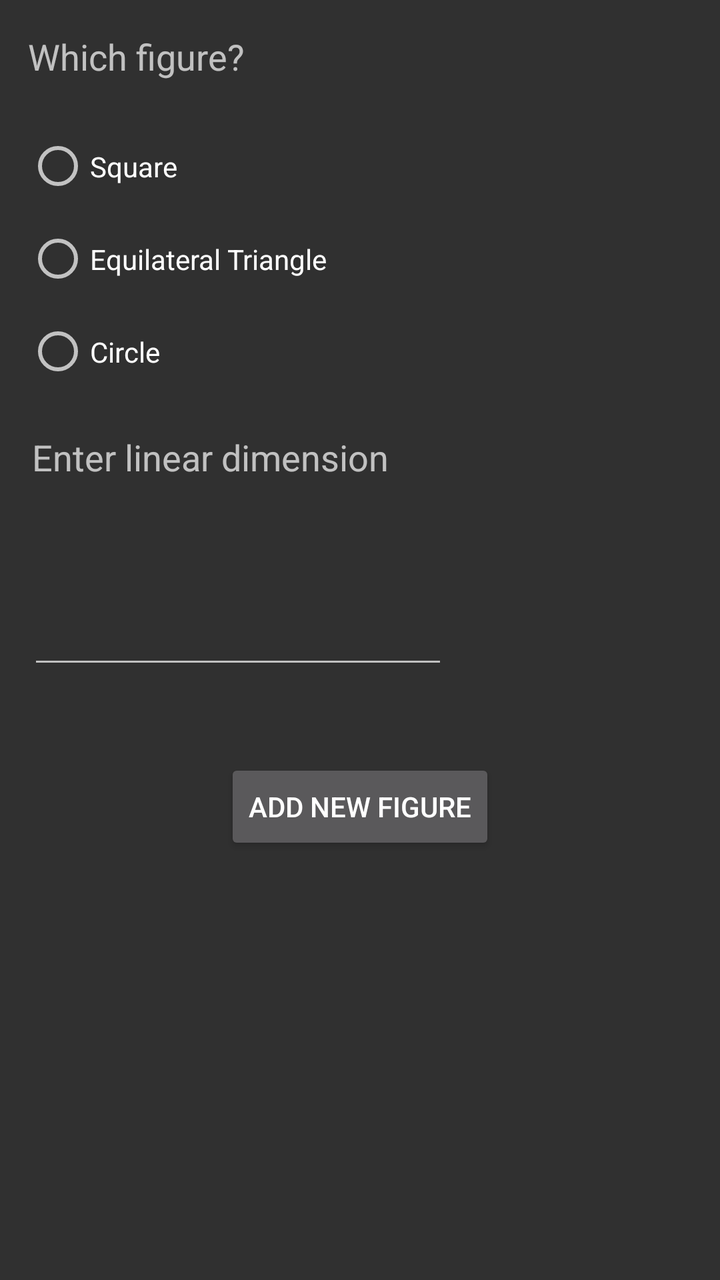
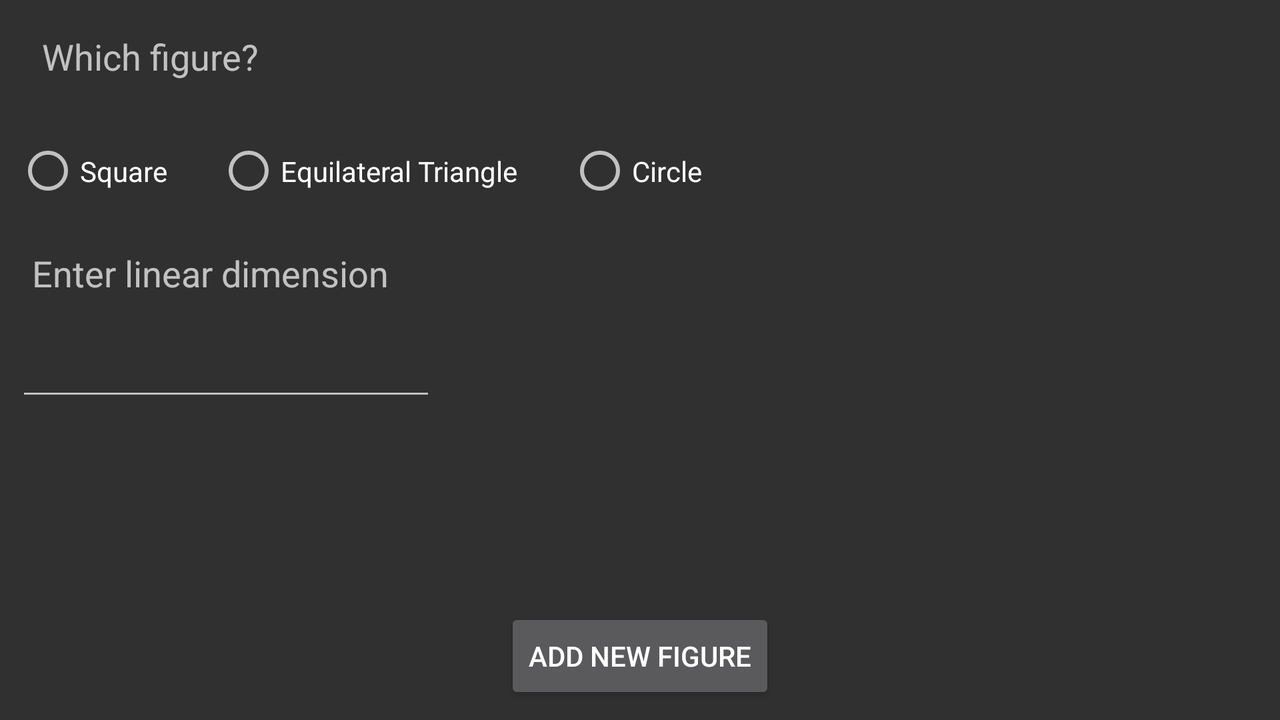

The same Android screen from two of the app's own layout files: first res/layout/ as a phone draws it, then the author's variant for another configuration, drawn on a device whose configuration selects that folder. Both files follow.
<!-- AndroidManifest.xml: application theme GreenDarky -->
<!-- res/layout/activity_add.xml -->
<?xml version="1.0" encoding="utf-8"?>
<android.support.constraint.ConstraintLayout xmlns:android="http://schemas.android.com/apk/res/android"
    xmlns:app="http://schemas.android.com/apk/res-auto"
    xmlns:tools="http://schemas.android.com/tools"
    android:layout_width="match_parent"
    android:layout_height="match_parent"
    android:theme="@style/GreenDarky"
    tools:context=".AddActivity">

    <TextView
        android:id="@+id/AA_textView_Type"
        android:layout_width="wrap_content"
        android:layout_height="wrap_content"
        android:layout_marginStart="8dp"
        android:layout_marginLeft="8dp"
        android:layout_marginTop="16dp"
        android:layout_marginEnd="8dp"
        android:layout_marginRight="8dp"
        android:text="@string/AA_label_type"
        android:textSize="18sp"
        app:layout_constraintEnd_toEndOf="parent"
        app:layout_constraintHorizontal_bias="0.025"
        app:layout_constraintStart_toStartOf="parent"
        app:layout_constraintTop_toTopOf="parent" />

    <TextView
        android:id="@+id/AA_textView_dimension"
        android:layout_width="wrap_content"
        android:layout_height="30dp"
        android:layout_marginStart="16dp"
        android:layout_marginLeft="16dp"
        android:layout_marginTop="176dp"
        android:text="@string/AA_label_dimension"
        android:textSize="18sp"
        app:layout_constraintStart_toStartOf="parent"
        app:layout_constraintTop_toBottomOf="@+id/AA_textView_Type" />

    <RadioGroup
        android:id="@+id/radioGroup"
        android:layout_width="307dp"
        android:layout_height="139dp"
        android:layout_marginStart="8dp"
        android:layout_marginLeft="8dp"
        android:layout_marginTop="60dp"
        android:layout_marginEnd="8dp"
        android:layout_marginRight="8dp"
        android:orientation="vertical"
        app:layout_constraintEnd_toEndOf="parent"
        app:layout_constraintHorizontal_bias="0.131"
        app:layout_constraintStart_toStartOf="parent"
        app:layout_constraintTop_toTopOf="parent">

        <RadioButton
            android:id="@+id/AA_radioB_square"
            android:layout_width="wrap_content"
            android:layout_height="match_parent"
            android:layout_weight="1"
            android:baselineAligned="false"
            android:text="@string/AA_square" />

        <RadioButton
            android:id="@+id/AA_radioB_triangle"
            android:layout_width="wrap_content"
            android:layout_height="match_parent"
            android:layout_weight="1"
            android:baselineAligned="false"
            android:text="@string/AA_triangle" />

        <RadioButton
            android:id="@+id/AA_radioB_circle"
            android:layout_width="wrap_content"
            android:layout_height="match_parent"
            android:layout_weight="1"
            android:baselineAligned="false"
            android:text="@string/AA_circle" />
    </RadioGroup>

    <Button
        android:id="@+id/AA_button_add"
        android:layout_width="wrap_content"
        android:layout_height="wrap_content"
        android:layout_marginStart="8dp"
        android:layout_marginLeft="8dp"
        android:layout_marginTop="8dp"
        android:layout_marginEnd="8dp"
        android:layout_marginRight="8dp"
        android:layout_marginBottom="8dp"
        android:onClick="onButtonClicked"
        android:text="@string/MA_button_add"
        app:layout_constraintBottom_toBottomOf="parent"
        app:layout_constraintEnd_toEndOf="parent"
        app:layout_constraintStart_toStartOf="parent"
        app:layout_constraintTop_toBottomOf="@+id/radioGroup"
        app:layout_constraintVertical_bias="0.457" />

    <EditText
        android:id="@+id/AA_editText_dimension"
        android:layout_width="wrap_content"
        android:layout_height="wrap_content"
        android:layout_marginStart="8dp"
        android:layout_marginLeft="8dp"
        android:layout_marginEnd="8dp"
        android:layout_marginRight="8dp"
        android:layout_marginBottom="40dp"

        android:ems="10"
        android:inputType="numberDecimal"
        app:layout_constraintBottom_toTopOf="@+id/AA_button_add"
        app:layout_constraintEnd_toEndOf="parent"
        app:layout_constraintHorizontal_bias="0.045"
        app:layout_constraintStart_toStartOf="parent" />

</android.support.constraint.ConstraintLayout>
<!-- resources referenced by this layout -->
<resources>
  <string name="AA_circle">Circle</string>
  <string name="AA_label_dimension">Enter linear dimension</string>
  <string name="AA_label_type">Which figure?</string>
  <string name="AA_square">Square</string>
  <string name="AA_triangle">Equilateral Triangle</string>
  <string name="MA_button_add">Add new Figure</string>
  <!-- from res/values-v21/ -->
  <style name="GreenDarky" parent="Theme.AppCompat.NoActionBar">
          <item name="colorAccent">@color/accent_material_dark_1</item>
          <item name="android:navigationBarColor">@android:color/darker_gray</item>
          <item name="android:statusBarColor">@color/colorPrimary</item>
      </style>
  <color name="accent_material_dark_1">#01d034</color>
  <color name="colorPrimary">#383838</color>
</resources>
<!-- res/layout-land/activity_add.xml (the author's variant of the layout above) -->
<!-- drawn on the phone turned sideways -->
<?xml version="1.0" encoding="utf-8"?>
<android.support.constraint.ConstraintLayout xmlns:android="http://schemas.android.com/apk/res/android"
    xmlns:app="http://schemas.android.com/apk/res-auto"
    xmlns:tools="http://schemas.android.com/tools"
    android:layout_width="match_parent"
    android:layout_height="match_parent"
    android:theme="@style/GreenDarky"
    tools:context=".AddActivity">

    <TextView
        android:id="@+id/AA_textView_Type"
        android:layout_width="wrap_content"
        android:layout_height="wrap_content"
        android:layout_marginStart="8dp"
        android:layout_marginLeft="8dp"
        android:layout_marginTop="16dp"
        android:layout_marginEnd="8dp"
        android:layout_marginRight="8dp"
        android:text="@string/AA_label_type"
        android:textSize="18sp"
        app:layout_constraintEnd_toEndOf="parent"
        app:layout_constraintHorizontal_bias="0.025"
        app:layout_constraintStart_toStartOf="parent"
        app:layout_constraintTop_toTopOf="parent" />

    <TextView
        android:id="@+id/AA_textView_dimension"
        android:layout_width="wrap_content"
        android:layout_height="30dp"
        android:layout_marginStart="16dp"
        android:layout_marginLeft="16dp"
        android:layout_marginTop="84dp"
        android:text="@string/AA_label_dimension"
        android:textSize="18sp"
        app:layout_constraintStart_toStartOf="parent"
        app:layout_constraintTop_toBottomOf="@+id/AA_textView_Type" />

    <RadioGroup
        android:id="@+id/radioGroup"
        android:layout_width="368dp"
        android:layout_height="67dp"
        android:layout_marginStart="8dp"
        android:layout_marginLeft="8dp"
        android:layout_marginTop="52dp"
        android:layout_marginEnd="8dp"
        android:layout_marginRight="8dp"
        android:orientation="horizontal"
        app:layout_constraintEnd_toEndOf="parent"
        app:layout_constraintHorizontal_bias="0.0"
        app:layout_constraintStart_toStartOf="parent"
        app:layout_constraintTop_toTopOf="parent">

        <RadioButton
            android:id="@+id/AA_radioB_square"
            android:layout_width="wrap_content"
            android:layout_height="67dp"
            android:layout_weight="1"
            android:baselineAligned="false"
            android:text="@string/AA_square" />

        <RadioButton
            android:id="@+id/AA_radioB_triangle"
            android:layout_width="wrap_content"
            android:layout_height="67dp"
            android:layout_weight="1"
            android:baselineAligned="false"
            android:text="@string/AA_triangle" />

        <RadioButton
            android:id="@+id/AA_radioB_circle"
            android:layout_width="wrap_content"
            android:layout_height="match_parent"
            android:layout_weight="1"
            android:baselineAligned="false"
            android:text="@string/AA_circle" />
    </RadioGroup>

    <Button
        android:id="@+id/AA_button_add"
        android:layout_width="wrap_content"
        android:layout_height="wrap_content"
        android:layout_marginStart="8dp"
        android:layout_marginLeft="8dp"
        android:layout_marginEnd="8dp"
        android:layout_marginRight="8dp"
        android:layout_marginBottom="8dp"
        android:onClick="onButtonClicked"
        android:text="@string/MA_button_add"
        app:layout_constraintBottom_toBottomOf="parent"
        app:layout_constraintEnd_toEndOf="parent"
        app:layout_constraintStart_toStartOf="parent" />

    <EditText
        android:id="@+id/AA_editText_dimension"
        android:layout_width="wrap_content"
        android:layout_height="43dp"
        android:layout_marginStart="8dp"
        android:layout_marginLeft="8dp"
        android:layout_marginTop="8dp"
        android:layout_marginEnd="8dp"
        android:layout_marginRight="8dp"
        android:layout_marginBottom="8dp"

        android:ems="10"
        android:inputType="numberDecimal"
        app:layout_constraintBottom_toTopOf="@+id/AA_button_add"
        app:layout_constraintEnd_toEndOf="parent"
        app:layout_constraintHorizontal_bias="0.0"
        app:layout_constraintStart_toStartOf="parent"
        app:layout_constraintTop_toBottomOf="@+id/AA_textView_dimension"
        app:layout_constraintVertical_bias="0.0" />

</android.support.constraint.ConstraintLayout>
